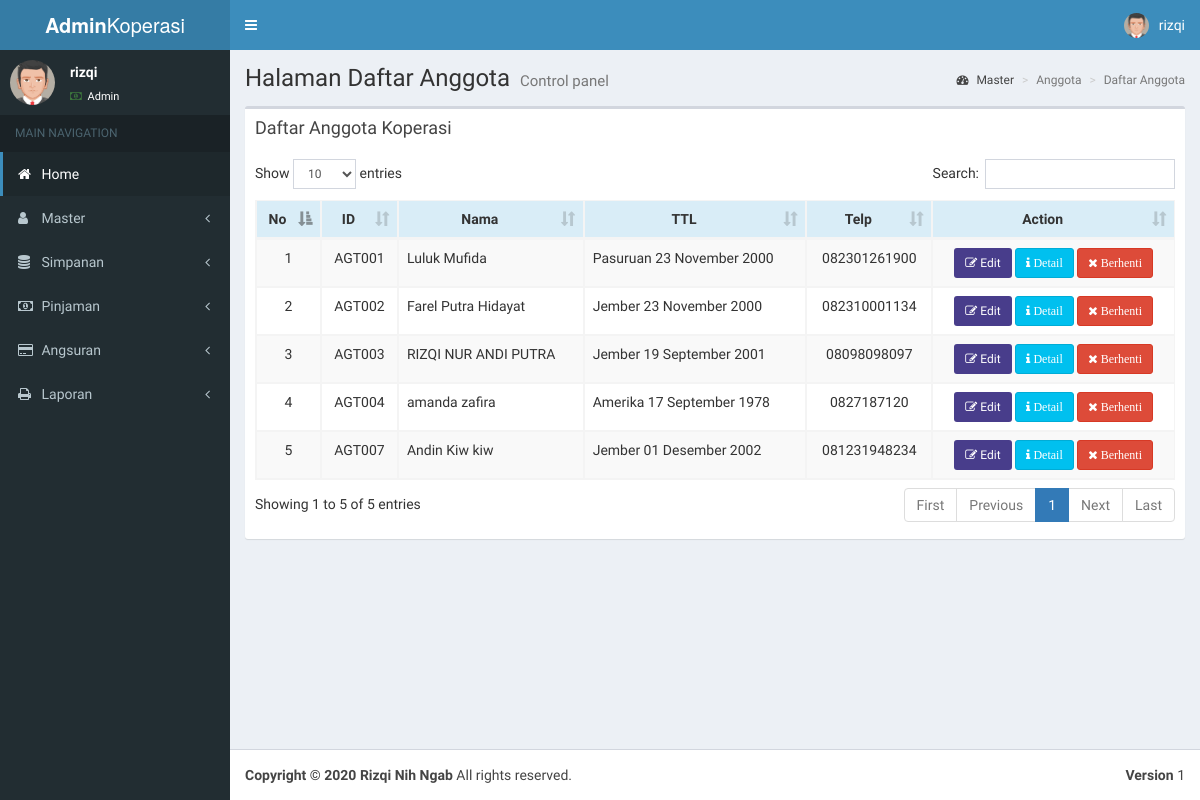
Page /page-anggota.php (signed in) on the earlier database version.
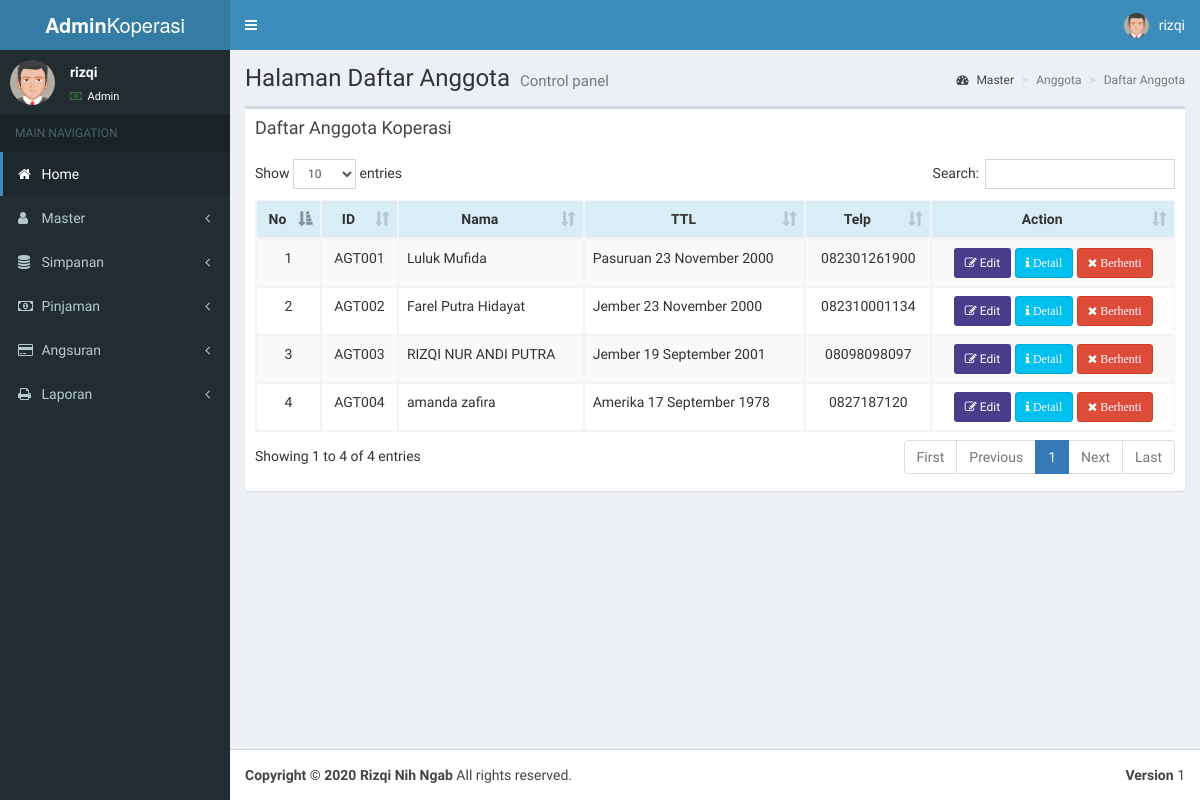
Same page on the later database version.
### tables this page shows
CREATE TABLE `anggota` (
  `id_anggota` varchar(11) NOT NULL,
  `nama` varchar(40) NOT NULL,
  `alamat` text NOT NULL,
  `tgl_lahir` date NOT NULL,
  `tmp_lahir` varchar(20) NOT NULL,
  `j_kel` varchar(20) NOT NULL,
  `status` varchar(8) NOT NULL,
  `no_telp` varchar(12) NOT NULL,
  `besar_simpanan` bigint NOT NULL,
  `foto` text NOT NULL
);

### funct.php (called while the page is built, shortened)
<?php
function TanggalIndo($date){
	$BulanIndo = array("Januari", "Februari", "Maret", "April", "Mei", "Juni", "Juli", "Agustus", "September", "Oktober", "November", "Desember");
	$tahun = substr($date, 0, 4);
	$bulan = substr($date, 5, 2);
	$tgl   = substr($date, 8, 2);
	$result = $tgl . " " . $BulanIndo[(int)$bulan-1] . " ". $tahun;
	return($result);
}
?>

### main-anggota.php (the view, shortened to what this page needs)
<?php include 'koneksi.php';
include 'funct.php';
?>
<div class="content-wrapper">
  <section class="content-header">
      <h1>
        Halaman Daftar Anggota
        <small>Control panel</small>
      </h1>
      <ol class="breadcrumb">
        <li><a href="index.php"><i class="fa fa-dashboard"></i> Master</a></li>
        <li class="active">Anggota</li>
        <li class="active">Daftar Anggota</li>
      </ol>
    </section>
    <section class="content">
          <div class="box">
            <div class="box-header">
              <h3 class="box-title">Daftar Anggota Koperasi</h3>
            </div>
            <div class="box-body">
             <?php
				        $sql = mysqli_query($conn, "SELECT * FROM anggota WHERE status='1' order by id_anggota");
		          ?>
              <table id="dataTable" class="table table-bordered table-striped">
                <thead>
                <tr class="info">
                   	  <th><center>No</center></th>
                      <th><center>ID</center></th>
                      <th><center>Nama</center></th>
                      <th><center>TTL</center></th>
                      <th><center>Telp</center></th>
                      <th><center>Action</center></th>
                    </tr>
                    </thead>
                    <tbody>
                    <tr>
                    <?php
						$no=1;
						while($data = mysqli_fetch_array($sql)){
					?>
                      <td><center><?php echo $no; ?></center></td>
                      <td><center><?php echo $data['id_anggota']; ?></center></td>
                      <td><?php echo $data['nama']; ?></td>
                      <td><?php echo $data['tmp_lahir'].' '.TanggalIndo($data['tgl_lahir'])  ?></td>
                      <td><center><?php echo $data['no_telp']; ?></center></td>
                      <td>
                        <center>
                         	<a href="page-form-anggota.php?id_anggota=<?php echo $data['id_anggota'];?>&reqa=edit" title="Edit Data Ini" class="btn btn-sm"style="background: darkslateblue;color:white;"><i class="fa fa-edit "></i> Edit
                            </a>
                            <a href="proses.php?id_anggota=<?php echo $data['id_anggota'];?>&reqa=dell" title="Lihat Detail" class="btn btn-info btn-sm"><span class="fa fa-info"> Detail</span>
                            </a>
                            <a href="proses.php?id_anggota=<?php echo $data['id_anggota'];?>&reqa=dell" title="Berhenti Jadi Anggota" class="btn btn-danger btn-sm alert_notif" ><span class="fa fa-times"> Berhenti</span>
            </a>
            			      </center>
                      </td>
                    </tr>
                    <?php
						$no++;
						}
					?>
                </tbody>
              </table>
        </div>
      </div>
    </section>
  </div>

Differences in the rows shown:
no longer on this page (row edited): anggota: id_anggota "AGT007", nama "Andin Kiw kiw", tmp_lahir "Jember", tgl_lahir "01 Desember 2002", no_telp "081231948234"
Other differences:
text written by a page script: "Show entries Search: Showing 1 to 5 of 5 entries First Previous 1 Next Last" → "Show entries Search: Showing 1 to 4 of 4 entries First Previous 1 Next Last"
